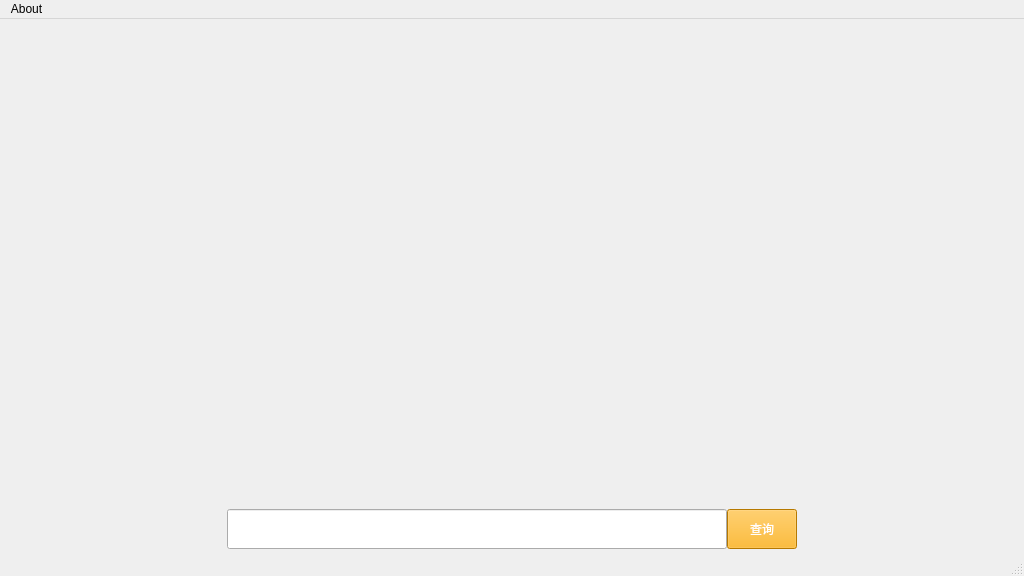
<?xml version="1.0" encoding="UTF-8"?>
<ui version="4.0">
 <author>Czy</author>
 <class>MainWindow</class>
 <widget class="QMainWindow" name="MainWindow">
  <property name="geometry">
   <rect>
    <x>0</x>
    <y>0</y>
    <width>1024</width>
    <height>576</height>
   </rect>
  </property>
  <property name="maximumSize">
   <size>
    <width>1024</width>
    <height>576</height>
   </size>
  </property>
  <property name="windowTitle">
   <string>健康卷轴</string>
  </property>
  <property name="tabShape">
   <enum>QTabWidget::Rounded</enum>
  </property>
  <widget class="QWidget" name="centralwidget">
   <widget class="QLineEdit" name="lineEdit">
    <property name="geometry">
     <rect>
      <x>227</x>
      <y>490</y>
      <width>500</width>
      <height>40</height>
     </rect>
    </property>
    <property name="font">
     <font>
      <family>华文细黑</family>
      <pointsize>14</pointsize>
      <weight>50</weight>
      <italic>false</italic>
      <bold>false</bold>
     </font>
    </property>
    <property name="styleSheet">
     <string notr="true"> 
font: 14pt &quot;华文细黑&quot;;
gridline-color: rgb(255, 255, 127);
 </string>
    </property>
    <property name="text">
     <string/>
    </property>
   </widget>
   <widget class="QPushButton" name="pushButton">
    <property name="geometry">
     <rect>
      <x>727</x>
      <y>490</y>
      <width>70</width>
      <height>40</height>
     </rect>
    </property>
    <property name="cursor">
     <cursorShape>OpenHandCursor</cursorShape>
    </property>
    <property name="styleSheet">
     <string notr="true">background-color: rgb(255, 170, 0);
font: 75 14pt &quot;Comic Sans MS&quot;;
 
color: rgb(255, 255, 255);
 </string>
    </property>
    <property name="text">
     <string>查询</string>
    </property>
   </widget>
   <widget class="QLabel" name="label">
    <property name="geometry">
     <rect>
      <x>0</x>
      <y>0</y>
      <width>1024</width>
      <height>576</height>
     </rect>
    </property>
    <property name="styleSheet">
     <string notr="true">background-image: url(:/q/res/juanzhou_bg.png);
 </string>
    </property>
    <property name="text">
     <string/>
    </property>
   </widget>
   <widget class="QLabel" name="label_2">
    <property name="geometry">
     <rect>
      <x>160</x>
      <y>110</y>
      <width>701</width>
      <height>321</height>
     </rect>
    </property>
    <property name="styleSheet">
     <string notr="true"/>
    </property>
    <property name="text">
     <string/>
    </property>
    <property name="pixmap">
     <pixmap resource="juanzou.qrc">:/q/res/bg_1.png</pixmap>
    </property>
    <property name="scaledContents">
     <bool>true</bool>
    </property>
   </widget>
   <zorder>label</zorder>
   <zorder>lineEdit</zorder>
   <zorder>pushButton</zorder>
   <zorder>label_2</zorder>
  </widget>
  <widget class="QMenuBar" name="menubar">
   <property name="geometry">
    <rect>
     <x>0</x>
     <y>0</y>
     <width>1024</width>
     <height>23</height>
    </rect>
   </property>
   <widget class="QMenu" name="menuAbout">
    <property name="title">
     <string>About</string>
    </property>
    <addaction name="separator"/>
   </widget>
   <addaction name="menuAbout"/>
  </widget>
  <widget class="QStatusBar" name="statusbar"/>
 </widget>
 <resources>
  <include location="juanzou.qrc"/>
  <include location="../../.designer/backup/juanzou.qrc"/>
 </resources>
 <connections/>
</ui>
